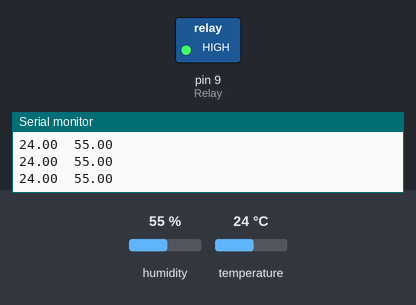
The sketch below on a simulated Arduino Uno, built with avr-gcc and run on an emulated ATmega328P. On the bench: switched loads named in the sketch (green lamp = pin HIGH), the last lines printed to the serial monitor. Inputs (shaded band) come from the test bench; at power-on: temperature 24 °C, humidity 55 %.

Above: at 1.3 s.
1.4 s: temperature set to 28.4 °C
2.9 s: temperature set to 29.4 °C
At 3.6 s:
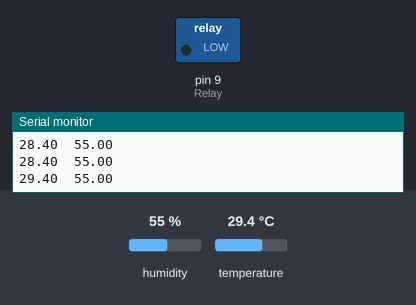
4.7 s: temperature set to 12 °C
At 5.7 s:
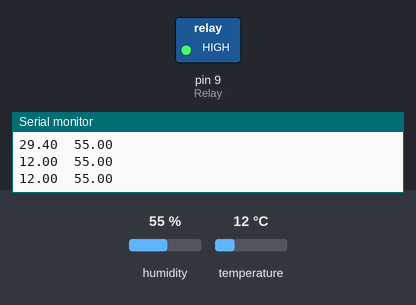
6.4 s: temperature set to 33 °C
At 7.7 s:
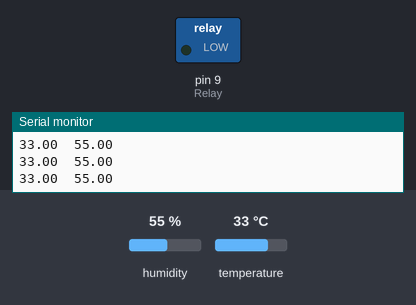
Timing chart, 0 to 9.0 s (numbered marks = the images above; inputs shaded):
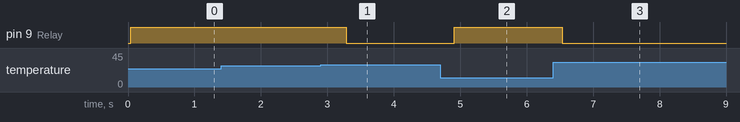

Measured:
- the behaviour switches between 29 and 29.1 °C on temperature (found by bisection; images 0 and 1)
- after the input at 2.9 s, pin 9 (Relay): HIGH → LOW after 0.39 s
- after the input at 4.7 s, pin 9 (Relay): LOW → HIGH after 0.21 s
- after the input at 6.4 s, pin 9 (Relay): HIGH → LOW after 0.13 s

The sketch:

Buat_TA_Embed.ino
```cpp
#include <SHT1x.h>
#define dataPin  11
#define clockPin 10
#define Relay  9
SHT1x sht1x(dataPin, clockPin);

void setup()
{
   Serial.begin(9600);
   pinMode(Relay, OUTPUT);
}
void loop()
{
  float temp_c;
  float humidity;
  // Read values from the sensor
  temp_c = sht1x.readTemperatureC();
  humidity = sht1x.readHumidity();
  // Print the values to the serial port
  Serial.print(temp_c);
  Serial.print("\t");
  Serial.print(humidity);
  Serial.println("\t");
  if(temp_c>29){
    digitalWrite(Relay,0);//Turn On Fan
  }
  else{
    digitalWrite(Relay,1);//Turn Off Fan
  }
  delay(500);
}
```
